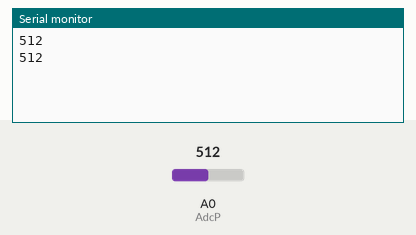
Simulated run of this sketch. Board: Arduino Uno, built with avr-gcc and run on an emulated ATmega328P. Shown: the last lines printed to the serial monitor. Inputs (shaded band) come from the test bench; at power-on: A0 (AdcP) = 512.

Above: at 1.8 s.
1.9 s: A0 (AdcP) set to 716
At 2.8 s:
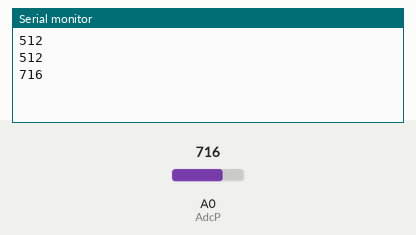
3.4 s: A0 (AdcP) set to 900
At 4.5 s:
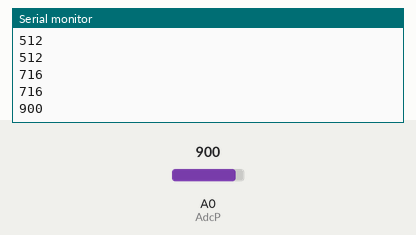
Timing chart, 0 to 6.4 s (numbered marks = the images above; inputs shaded):
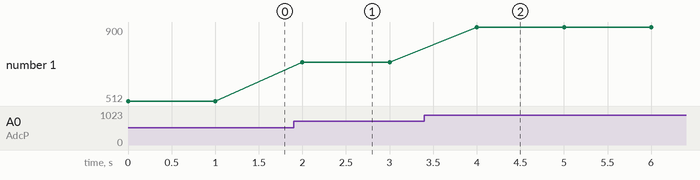

Measured:
- after the input at 1.9 s, the serial monitor: prints a new line after 0.10 s (image 1)
- after the input at 3.4 s, the serial monitor: prints a new line after 0.60 s (image 2)
- plotted number 1: 512 → 716 after the input at 1.9 s, 716 → 900 after the input at 3.4 s

The sketch:

Monitor.ino
```cpp
int AdcP=0;
int valor=0;

void setup() {

  Serial.begin(115200);

}

void loop() {
  valor = analogRead(AdcP);
  Serial.println(valor);
  delay(1000);
  // put your main code here, to run repeatedly:

}
```
